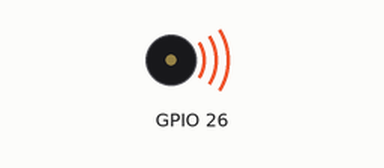
Bench run of a sketch on a simulated ESP32. Parts: buzzer (waves = sounding).

Above: at 0.5 s.
Timing chart, 0 to 6.9 s (numbered marks = the images above):
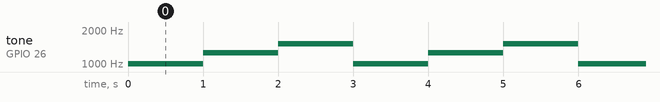

The sketch:

JARM_ESP32_LORA_JINGLE_SOUND.ino
```cpp
int freq = 2000;
int channel = 0;
int resolution = 8;

void setup() {

 // Serial.begin(115200);
  ledcSetup(channel, freq, resolution);
  ledcAttachPin(26, channel);

}

void loop() {

     ledcWriteTone(channel, 1005);
     delay(1000);
     ledcWriteTone(channel, 1255);
     delay(1000);
     ledcWriteTone(channel, 1505);
     delay(1000);
     //ledcWriteTone(channel, 0);
}
```

Measured:
- by itself, tone on GPIO 26: repeats every 3.0 s: 1255 Hz 1.0 s, 1505 Hz 1.0 s, 1005 Hz 1.0 s
